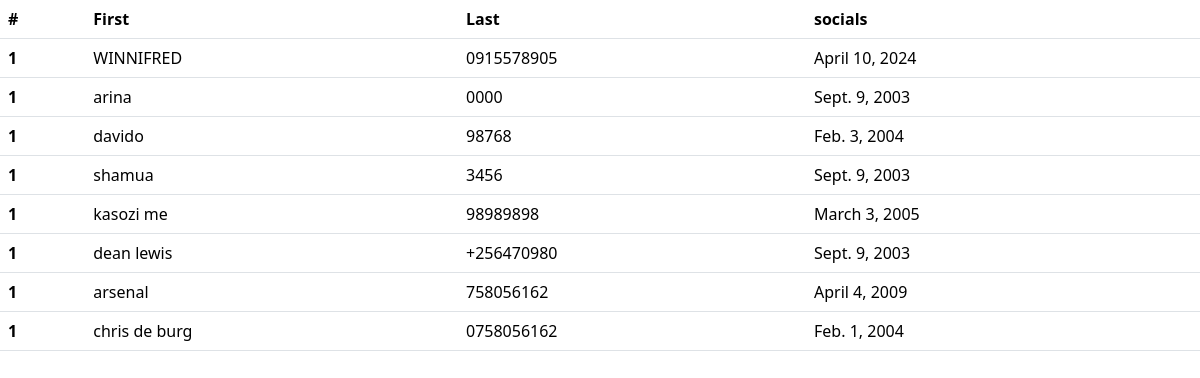
The page / on the database its author committed.
### mentorship_app/models.py (models this page shows, shortened)
class Mentor(models.Model):
    name = models.CharField(max_length=100)
    contact = models.CharField(max_length=10)
    DOB  = models.DateField()

### mentorship_app/views.py (the view)
# urls.py: path("", views.home, name="home"),
def  home(request):
    mentors = Mentor.objects.all()
    return render (request, 'index.html', {'mentors': mentors})

### mentorship_app/templates/index.html (shortened to what this page needs)
{% block content %}
<link href="https://cdn.jsdelivr.net/npm/bootstrap@5.3.3/dist/css/bootstrap.min.css" rel="stylesheet">
<table class="table">
    <thead>
      <tr>
        <th scope="col">#</th>
        <th scope="col">First</th>
        <th scope="col">Last</th>
        <th scope="col">socials</th>
      </tr>
    </thead>
    <tbody>
      {% for mentor in mentors %}
      <tr>
        <th scope="row">1</th>
        <td>{{ mentor.name }}</td>
        <td>{{ mentor.contact }}</td>
        <td>{{ mentor.DOB}}</td>
      </tr>
      {% endfor %}
    </tbody>
  </table>
{% endblock %}

### rows shown on the page
Mentor: name "WINNIFRED", contact "0915578905", DOB "April 10, 2024"
Mentor: name "arina", contact "0000", DOB "Sept. 9, 2003"
Mentor: name "davido", contact "98768", DOB "Feb. 3, 2004"
Mentor: name "shamua", contact "3456", DOB "Sept. 9, 2003"
Mentor: name "kasozi me", contact "98989898", DOB "March 3, 2005"
Mentor: name "dean lewis", contact "+256470980", DOB "Sept. 9, 2003"
Mentor: name "arsenal", contact "758056162", DOB "April 4, 2009"
Mentor: name "chris de burg", contact "0758056162", DOB "Feb. 1, 2004"
